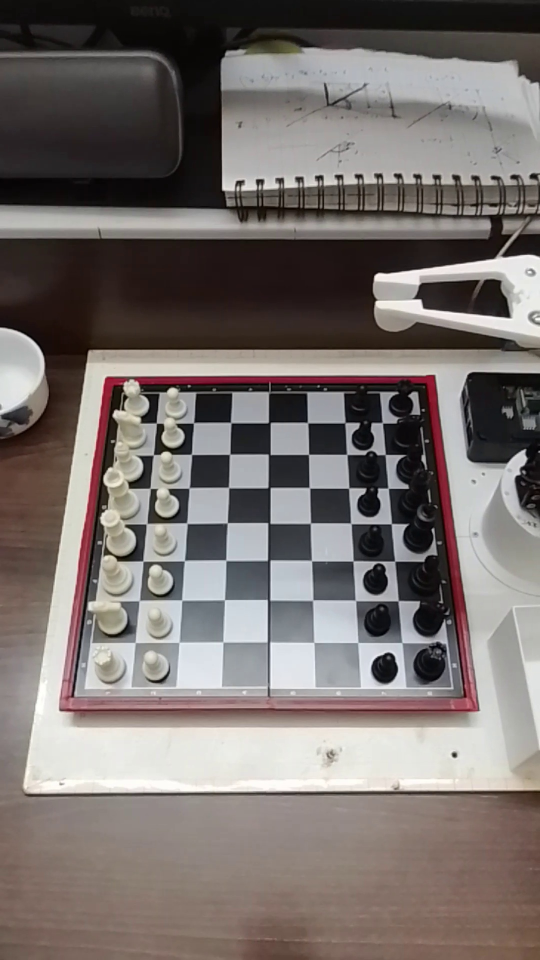
#> input picture utilities/video_frames/frame_10.jpg, 1080 x 1920 px (shown at 1/2 size); its folder holds only this picture in this run
$ python chess_board_segmentation.py
#> lines starting #> are read from the running program, lines starting #| are printed output that depends on the picture; after the words box and inside, x2 and y2 are one past the last pixel; in counts of white or black regions, pixels touching at a corner belong together
import cv2
import os
import math
import concurrent.futures
import numpy as np
from skimage.transform import hough_line, hough_line_peaks
from skimage.color import rgb2gray
from sklearn.cluster import KMeans
import matplotlib.pyplot as plt

from scipy.spatial import ConvexHull

import matplotlib
matplotlib.use('agg')


def find_intersection_point(fp_x0, fp_y0, slope1, sp_x0, sp_y0, slope2):
    if (slope1 - slope2) == 0:
        return []

    # Calculate the intersection point coordinates
    x_intersect = (sp_y0 - fp_y0 + slope1 * fp_x0 - slope2 * sp_x0) / (slope1 - slope2)
    y_intersect = slope1 * (x_intersect - fp_x0) + fp_y0

    if x_intersect < 0 or y_intersect < 0 or x_intersect > 4000 or y_intersect > 4000:
        return []

    angle_of_intersection = math.degrees(
        math.atan((slope1 - slope2) / (1 + slope1 * slope2))
    )

    if angle_of_intersection < 45 and angle_of_intersection > -45:
        return []

    # Intersection point coordinates
    intersection_point = [x_intersect, y_intersect]

    return intersection_point


def segment_chess(file_path):
#> called with file_path = 'video_frames/frame_10.jpg'
    image = cv2.imread(file_path)
#> image is the input picture: shape (1920, 1080, 3); mean B, G, R 109.2, 112.2, 119.8
    image_rgb = cv2.cvtColor(image, cv2.COLOR_BGR2RGB)

    result = image.copy()

    # convert to LAB color space
    lab = cv2.cvtColor(image, cv2.COLOR_BGR2LAB)
#> lab: shape (1920, 1080, 3); mean of channels 0, 1, 2 118.5, 130.7, 130.9

    # Perform Otsu threshold on the A-channel
    th = cv2.threshold(lab[:,:,1], 127, 255, cv2.THRESH_BINARY + cv2.THRESH_OTSU)[1]
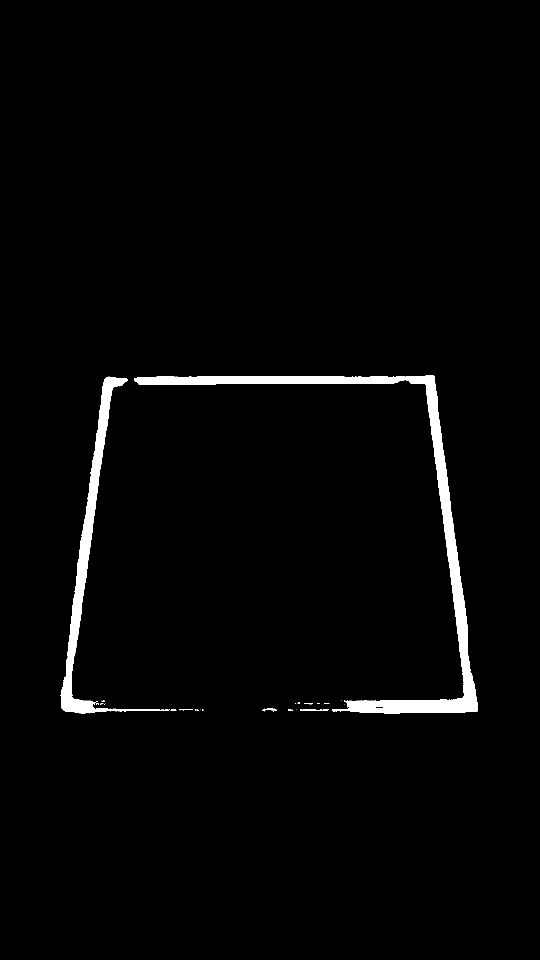
#> th: shape (1920, 1080) (shown at 1/2 size); 2% white; 28 white regions (20 under 20 px), largest, box (x1, y1, x2, y2) and area: (268, 750, 956, 1427) 27511, (121, 753, 340, 1427) 14273, (600, 1418, 658, 1422) 150

    result = cv2.bitwise_and(result, result, mask=th)
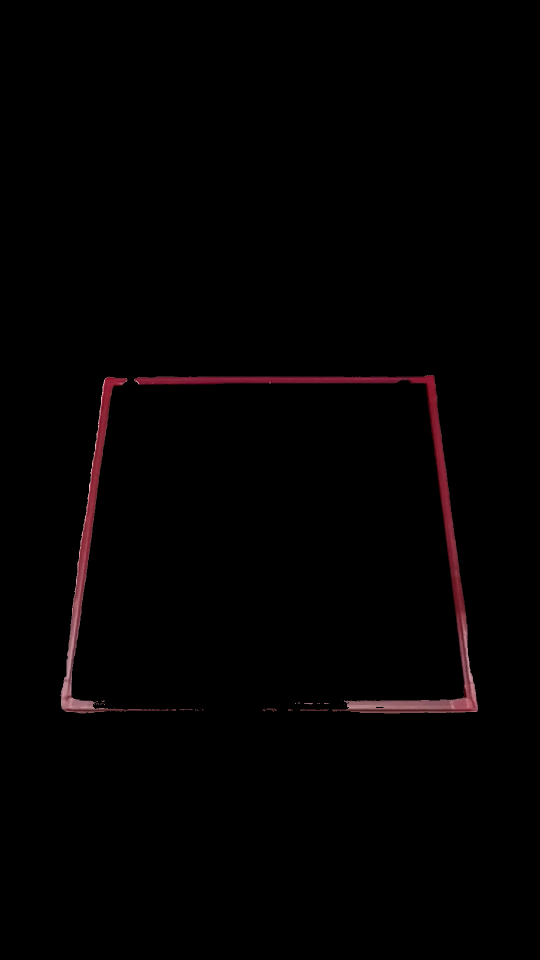
#> result: shape (1920, 1080, 3) (shown at 1/2 size); mean B, G, R 1.4, 1.1, 2.7

    image_gray = rgb2gray(image_rgb)
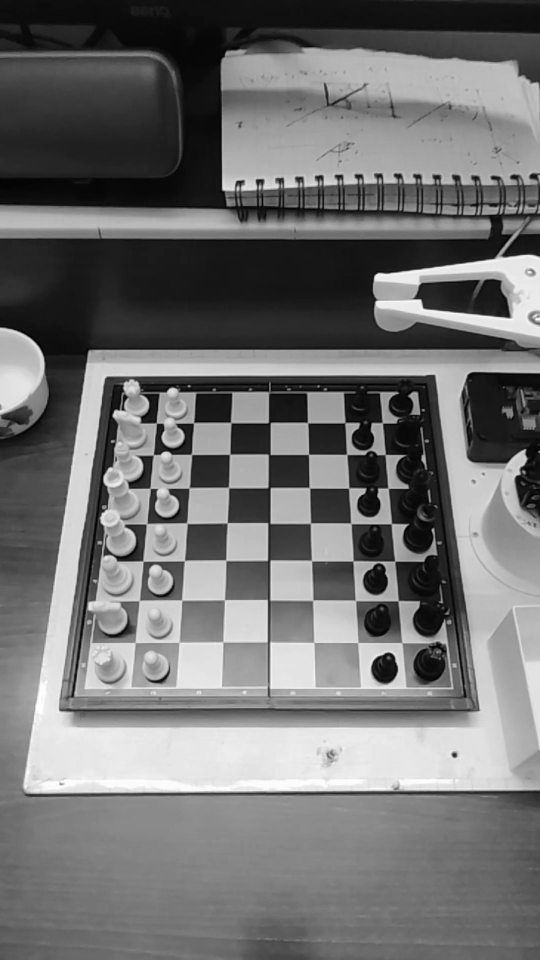
#> image_gray: shape (1920, 1080) float64 (shown at 1/2 size); min 0, max 0.999, mean 0.446

    # Classic straight-line Hough transform
    # Set a precision of 0.5 degree.
    tested_angles = np.linspace(-np.pi / 2, np.pi / 2, 360, endpoint=False)
    h, theta, d = hough_line(rgb2gray(result), theta=tested_angles)
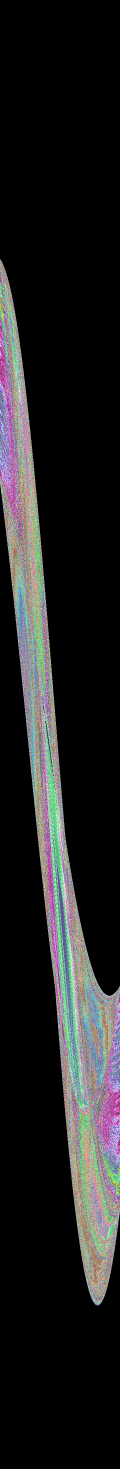
#> h: shape (4407, 360) uint64 (shown at 1/3 size); 612 distinct labels, from 0 to 681; one colour per label, 0 black
#> theta = 360 values from -1.57 to 1.56; d = 4407 values from -2203 to 2203

    lines = []
    all_points_and_slopes = []
    for _, angle, dist in zip(*hough_line_peaks(h, theta, d)):
        (x0, y0) = dist * np.array([np.cos(angle), np.sin(angle)])
        lines.append([x0, y0, angle])
        # ax[2].axline((x0, y0), slope=np.tan(angle + np.pi/2))
        # ax[2].scatter(x0, y0)
        slope = np.tan(angle + np.pi / 2)
        all_points_and_slopes.append([x0, y0, slope])
#> this loop made 10 passes
#> (angle, dist, x0, y0, slope) on passes 1 to 10: (-0.113, 776, 771, -87.85, 8.78), (-0.131, 746, 739.6, -97.37, 7.6), (-0.122, 757, 751.4, -92.26, 8.14), (0.14, 328, 324.8, 45.65, -7.12), (0.131, 315, 312.3, 41.12, -7.6), (0.122, 304, 301.7, 37.05, -8.14), (1.56, 762, 6.65, 762, -0.00873), (-1.57, -1419, -8.69e-14, 1419, 0), (0.0785, 248, 247.2, 19.46, -12.71), (-0.0611, 842, 840.4, -51.4, 16.35)
#> after the loop, all_points_and_slopes = [[771, -87.85, 8.78], [739.6, -97.37, 7.6], [751.4, -92.26, 8.14], [324.8, 45.65, -7.12], [312.3, 41.12, -7.6], [301.7, 37.05, -8.14], [6.65, 762, -0.00873], [-8.69e-14, 1419, 0], [247.2, 19.46, -12.71], [840.4, -51.4, 16.35]]; lines = [[771, -87.85, -0.113], [739.6, -97.37, -0.131], [751.4, -92.26, -0.122], [324.8, 45.65, 0.14], [312.3, 41.12, 0.131], [301.7, 37.05, 0.122], [6.65, 762, 1.56], [-8.69e-14, 1419, -1.57], [247.2, 19.46, 0.0785], [840.4, -51.4, -0.0611]]

    # find intersection points
    intersection_points = []
    for i in range(len(all_points_and_slopes)):
        for j in range(1, len(all_points_and_slopes)):
            p1 = all_points_and_slopes[i]
            p2 = all_points_and_slopes[j]

            ip = find_intersection_point(p1[0], p1[1], p1[2], p2[0], p2[1], p2[2])
            if ip:
                intersection_points.append(ip)
#> this loop made 10 passes
#> after the loop, intersection_points = 30 pairs, first value 130.9 to 942.7, second value 754.3 to 1419

    intersection_points = np.array(intersection_points)

    kmeans = KMeans(n_clusters=4, random_state=0, n_init="auto").fit(
        intersection_points
    )

    points = kmeans.cluster_centers_
#> points = [[211, 760.2], [936.5, 1419], [133, 1419], [865.8, 754.5]]
    hull = ConvexHull(points)

    plt.figure(figsize=(11, 20))
    plt.imshow(image_gray, cmap="gray")
    plt.plot(points[:, 0], points[:, 1], "o", color="r")
    for simplex in hull.simplices:
        plt.plot(points[simplex, 0], points[simplex, 1], color="r")
#> this loop made 4 passes
#> simplex on passes 1 to 4: [1, 2], [3, 1], [0, 2], [0, 3]
    plt.axis("off")
    plt.savefig(
        "output/{0}".format(os.path.basename(file_path)),
        pad_inches=0,
        bbox_inches="tight",
        format="jpg",
    )
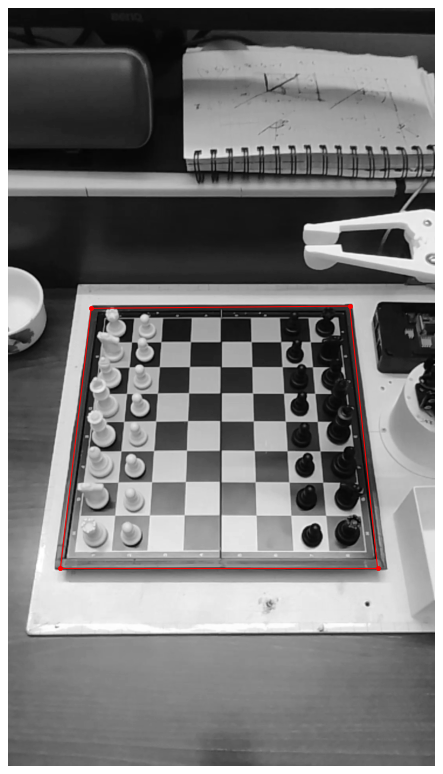
#> figure drawn by matplotlib, 1 panel


folder_path = "video_frames"
images = []
for file in os.listdir(folder_path):
    images.append(os.path.join(folder_path, file))

with concurrent.futures.ThreadPoolExecutor() as pool:
    # Submit tasks to the thread pool.
    futures = [pool.submit(segment_chess, path) for path in images]

    # Get the results of the tasks.
    for future in futures:
        print(future.result())

$ run again, on utilities/video_frames/frame_106.jpg
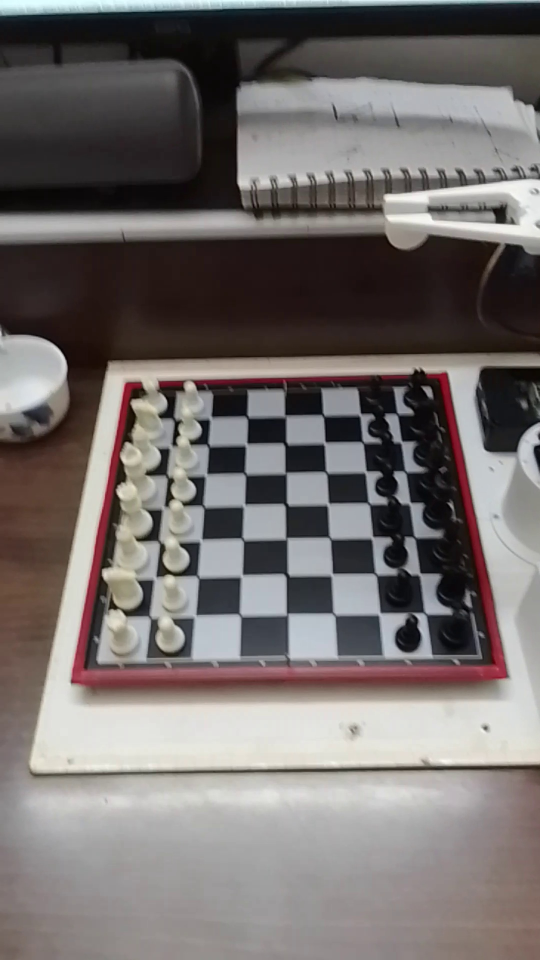
#> input picture utilities/video_frames/frame_106.jpg, 1080 x 1920 px (shown at 1/2 size)
#> in segment_chess, image is the input picture: shape (1920, 1080, 3); mean B, G, R 108.3, 109.9, 115.7
#> lab: shape (1920, 1080, 3); mean of channels 0, 1, 2 115.7, 130.4, 129.9
#> th: shape (1920, 1080); 2.8% white; 4 white regions, box (x1, y1, x2, y2) and area: (142, 744, 1014, 1376) 53646, (388, 752, 740, 771) 3569, (317, 762, 367, 776) 562, (762, 750, 816, 761) 433
#> in segment_chess, `h, theta, d = hough_line(rgb2gray(result), theta=tested_angles)`:
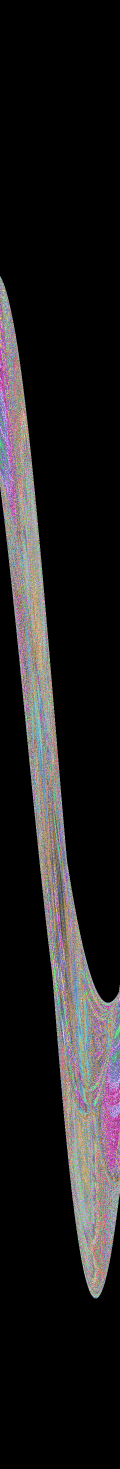
#> h: shape (4407, 360) uint64 (shown at 1/3 size); 767 distinct labels, from 0 to 873; one colour per label, 0 black
#> theta = 360 values from -1.57 to 1.56; d = 4407 values from -2203 to 2203
#> the loop in segment_chess, `for _, angle, dist in zip(*hough_line_peaks(h, theta, d)):` made 11 passes
#> (angle, dist, x0, y0, slope) on passes 1 to 8: (1.55, 1364, 23.81, 1363.8, -0.0175), (-1.56, -1339, -11.68, 1338.9, 0.00873), (-0.175, 746, 734.7, -129.5, 5.67), (-0.192, 730, 716.6, -139.3, 5.14), (-0.201, 717, 702.6, -142.9, 4.92), (-0.209, 702, 686.7, -146, 4.7), (0.175, 391, 385.1, 67.9, -5.67), (0.192, 404, 396.6, 77.09, -5.14)
#> after the loop in segment_chess, `for _, angle, dist in zip(*hough_line_peaks(h, theta, d)):`: all_points_and_slopes = [[23.81, 1363.8, -0.0175], [-11.68, 1338.9, 0.00873], [734.7, -129.5, 5.67], [716.6, -139.3, 5.14], [702.6, -142.9, 4.92], [686.7, -146, 4.7], [385.1, 67.9, -5.67], [396.6, 77.09, -5.14], [366.4, 58.04, -6.31], [356, 53.21, -6.69], [20.26, 773.7, -0.0262]]; lines = [[23.81, 1363.8, 1.55], [-11.68, 1338.9, -1.56], [734.7, -129.5, -0.175], [716.6, -139.3, -0.192], [702.6, -142.9, -0.201], [686.7, -146, -0.209], [385.1, 67.9, 0.175], [396.6, 77.09, 0.192], [366.4, 58.04, 0.157], [356, 53.21, 0.148], [20.26, 773.7, 1.54]]
#> the loop in segment_chess, `for i in range(len(all_points_and_slopes)):` made 11 passes
#> after the loop in segment_chess, `for i in range(len(all_points_and_slopes)):`: intersection_points = 40 pairs, first value 146.9 to 1005.9, second value 751 to 1361.6
#> points = [[885.4, 751.1], [158.5, 1347.5], [1002.6, 1347.4], [256.9, 767.5]]
#> the loop in segment_chess, `for simplex in hull.simplices:` made 4 passes
#> simplex on passes 1 to 4: [2, 1], [0, 2], [3, 1], [3, 0]
#> in segment_chess, `plt.savefig( "output/{0}".format(os.path.basename(file_path)), pad_inc..`:
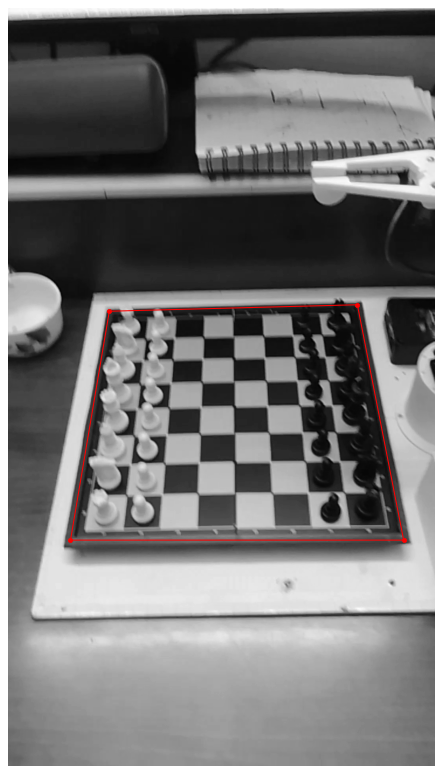
#> figure drawn by matplotlib, 1 panel

$ run again, on utilities/video_frames/frame_103.jpg
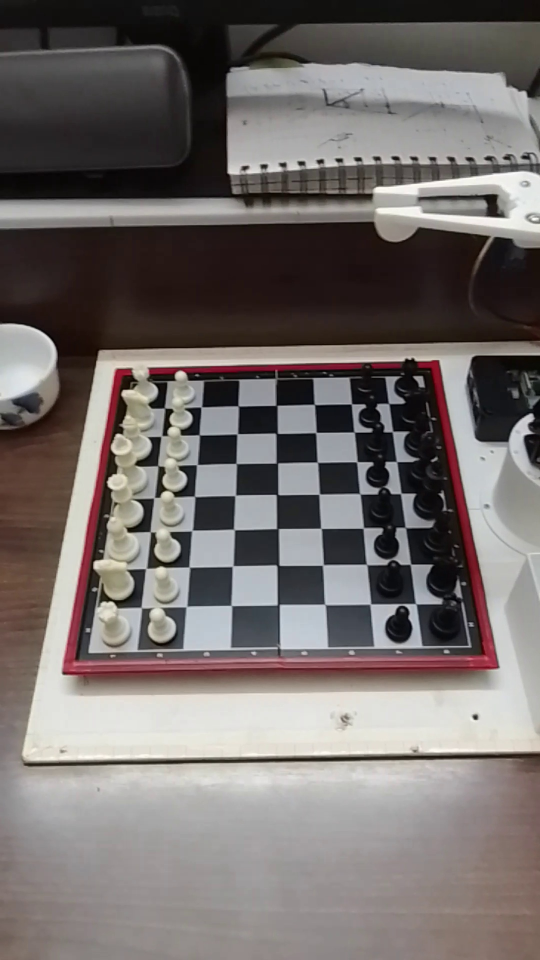
#> input picture utilities/video_frames/frame_103.jpg, 1080 x 1920 px (shown at 1/2 size)
#> in segment_chess, image is the input picture: shape (1920, 1080, 3); mean B, G, R 107, 109, 115.5
#> lab: shape (1920, 1080, 3); mean of channels 0, 1, 2 114.9, 130.5, 130.2
#> th: shape (1920, 1080); 2.7% white; 6 white regions (3 under 20 px), largest, box (x1, y1, x2, y2) and area: (125, 720, 996, 1355) 49835, (296, 726, 724, 749) 4994, (742, 726, 802, 737) 635
#> in segment_chess, `h, theta, d = hough_line(rgb2gray(result), theta=tested_angles)`:
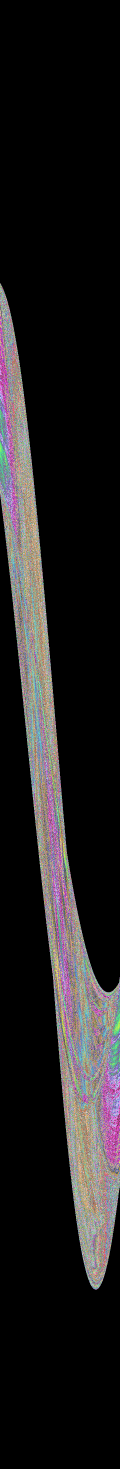
#> h: shape (4407, 360) uint64 (shown at 1/3 size); 730 distinct labels, from 0 to 871; one colour per label, 0 black
#> theta = 360 values from -1.57 to 1.56; d = 4407 values from -2203 to 2203
#> the loop in segment_chess, `for _, angle, dist in zip(*hough_line_peaks(h, theta, d)):` made 8 passes
#> (angle, dist, x0, y0, slope) on passes 1 to 8: (1.56, 1341, 11.7, 1340.9, -0.00873), (-1.56, -1325, -11.56, 1324.9, 0.00873), (-0.175, 734, 722.8, -127.5, 5.67), (-0.192, 715, 701.9, -136.4, 5.14), (-0.209, 694, 678.8, -144.3, 4.7), (0.175, 368, 362.4, 63.9, -5.67), (0.157, 349, 344.7, 54.6, -6.31), (1.55, 745, 13, 744.9, -0.0175)
#> after the loop in segment_chess, `for _, angle, dist in zip(*hough_line_peaks(h, theta, d)):`: all_points_and_slopes = [[11.7, 1340.9, -0.00873], [-11.56, 1324.9, 0.00873], [722.8, -127.5, 5.67], [701.9, -136.4, 5.14], [678.8, -144.3, 4.7], [362.4, 63.9, -5.67], [344.7, 54.6, -6.31], [13, 744.9, -0.0175]]; lines = [[11.7, 1340.9, 1.56], [-11.56, 1324.9, -1.56], [722.8, -127.5, -0.175], [701.9, -136.4, -0.192], [678.8, -144.3, -0.209], [362.4, 63.9, 0.175], [344.7, 54.6, 0.157], [13, 744.9, 1.55]]
#> the loop in segment_chess, `for i in range(len(all_points_and_slopes)):` made 8 passes
#> after the loop in segment_chess, `for i in range(len(all_points_and_slopes)):`: intersection_points = 25 pairs, first value 137.4 to 993, second value 729.9 to 1339.9
#> points = [[869.7, 729.9], [140.8, 1330.8], [987, 1333.3], [239.5, 740.9]]
#> the loop in segment_chess, `for simplex in hull.simplices:` made 4 passes
#> simplex on passes 1 to 4: [2, 1], [0, 2], [3, 1], [3, 0]
#> in segment_chess, `plt.savefig( "output/{0}".format(os.path.basename(file_path)), pad_inc..`:
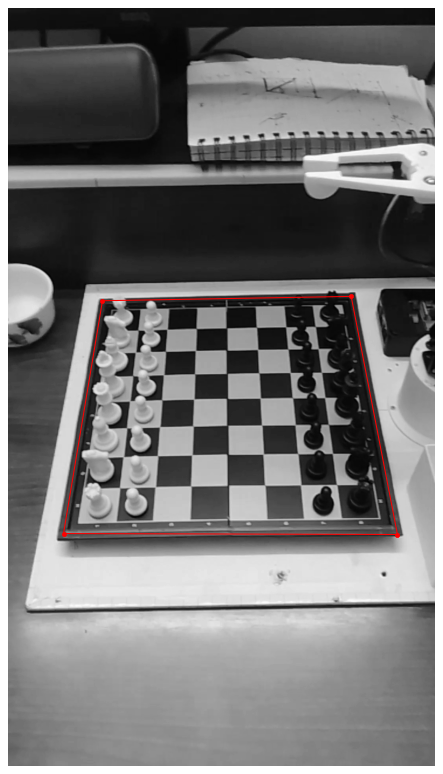
#> figure drawn by matplotlib, 1 panel
